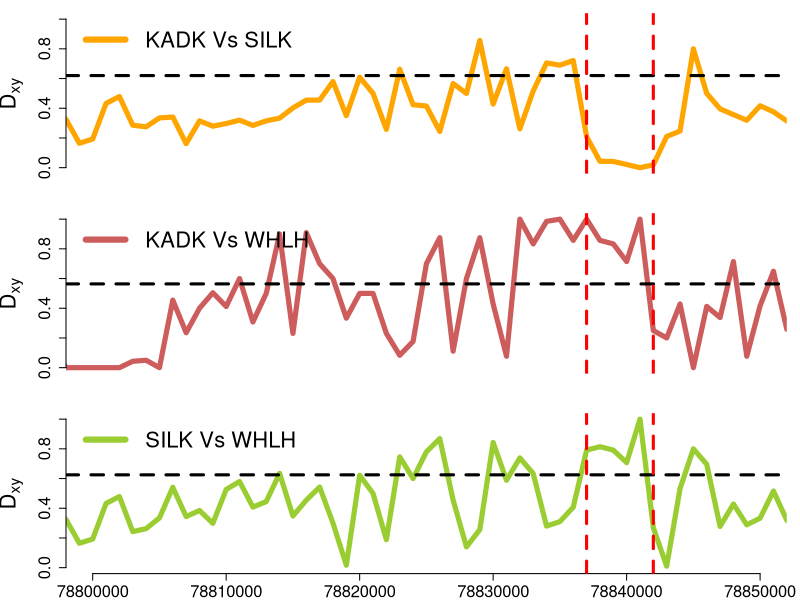
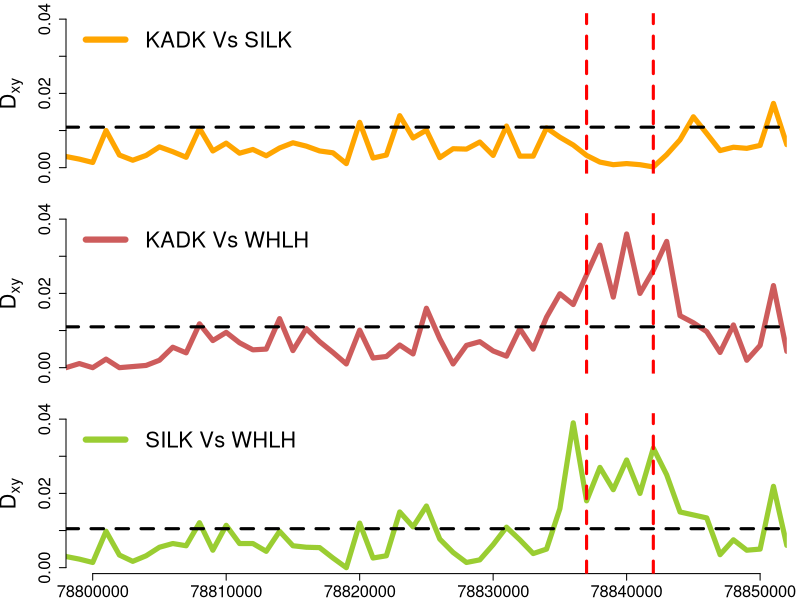
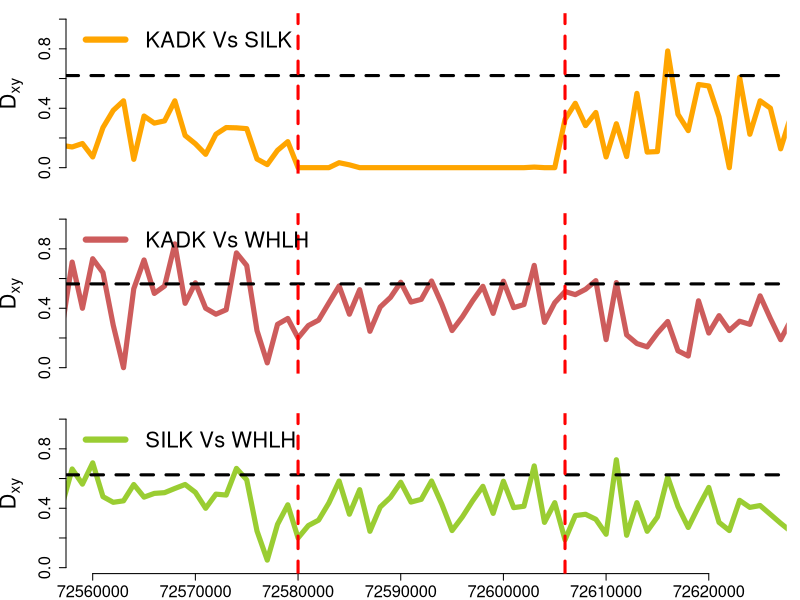
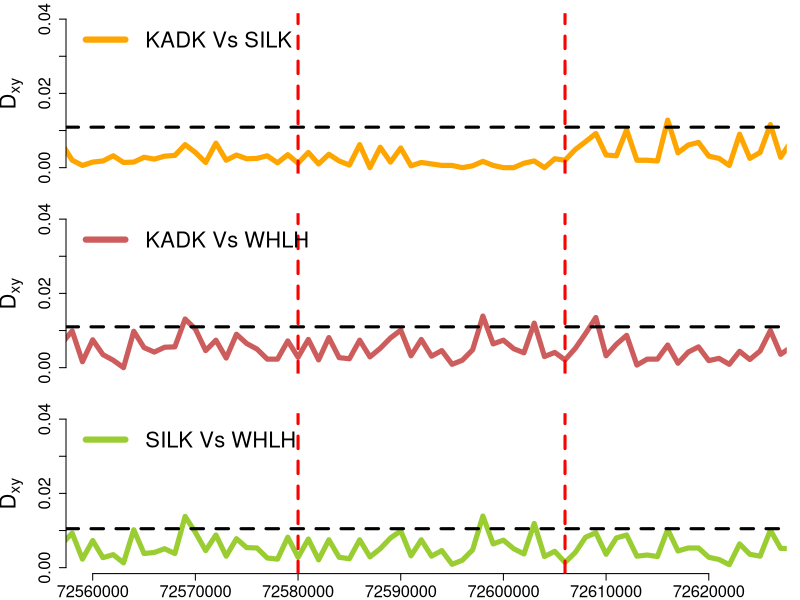

Generate these figures, in order, with R:

I<-read.table("KADK_SILK_WHLH_dxy_1kb_window_variant_sites.txt",header=T)
tiff(file="Dxy_MTAP_variant_site.tiff", res=200,width=4000,height=2000)
scaff<-c("Z")
par(mfrow=c(3,1))
par(mar=c(2,5,1,1))
plot(I$start[I$scaffold==scaff],I$dxy_SILK_KADK[I$scaffold==scaff], type="l",col="orange",ylab=expression("D"[xy]),cex.lab= 2,xlab="",xaxt='n',lwd=5,cex.axis=1.5,font.axis=1,font.lab=2,xlim=c(78800000,78850000),bty="n")
abline(h=0.62,col="black", lwd=3,lty=2)
abline(v=78837000,col="red",lwd = 3, lty = 2) 
abline(v=78842000,col="red",lwd = 3, lty = 2)
legend("topleft",legend=c("KADK Vs SILK"),col=c("orange"),cex=2,lwd=6,horiz=TRUE, bty="n")
par(mar=c(2,5,1,1))
plot(I$start[I$scaffold==scaff],I$dxy_KADK_WHLH[I$scaffold==scaff], type="l",col="indianred",ylab=expression("D"[xy]),cex.lab= 2,xlab="",xaxt='n',lwd=5,cex.axis=1.5,font.axis=1,font.lab=2,xlim=c(78800000,78850000),bty="n")
abline(h=0.5639,col="black", lwd=3,lty=2)
abline(v=78837000,col="red",lwd = 3, lty = 2) 
abline(v=78842000,col="red",lwd = 3, lty = 2)
legend("topleft",legend=c("KADK Vs WHLH"),col=c("indianred"),cex=2,lwd=6,horiz=TRUE, bty="n")
par(mar=c(2,5,1,1))
plot(I$start[I$scaffold==scaff],I$dxy_SILK_WHLH[I$scaffold==scaff], type="l",col="yellowgreen",ylab=expression("D"[xy]),cex.lab= 2,xlab="",lwd=5,cex.axis=1.5,font.axis=1,font.lab=2,xlim=c(78800000,78850000),bty="n")
abline(h=0.625,col="black", lwd=3,lty=2)
abline(v=78837000,col="red",lwd = 3, lty = 2) 
abline(v=78842000,col="red",lwd = 3, lty = 2)
legend("topleft",legend=c("SILK Vs WHLH"),col=c("yellowgreen"),cex=2,lwd=6,horiz=TRUE, bty="n")
dev.off()

######################################################################################################################################

I<-read.table("KADK_SILK_WHLH_dxy_1kb_window_all_sites.txt",header=T)
tiff(file="Dxy_MTAP_allsites.tiff",res=200,width=4000,height=2000)
scaff<-c("Z")
par(mfrow=c(3,1))
par(mar=c(2,5,1,1))
plot(I$start[I$scaffold==scaff],I$dxy_SILK_KADK[I$scaffold==scaff], type="l",col="orange",ylab=expression("D"[xy]),cex.lab= 2,xlab="",xaxt='n',lwd=5,cex.axis=1.5,font.axis=1,font.lab=2,xlim=c(78800000,78850000), ylim=c(0,0.04),bty="n")
abline(h=0.0109,col="black", lwd=3,lty=2)
abline(v=78837000,col="red",lwd = 3, lty = 2) 
abline(v=78842000,col="red",lwd = 3, lty = 2)
legend("topleft",legend=c("KADK Vs SILK"),col=c("orange"),cex=2,lwd=6,horiz=TRUE, bty="n")

par(mar=c(2,5,1,1))
plot(I$start[I$scaffold==scaff],I$dxy_KADK_WHLH[I$scaffold==scaff], type="l",col="indianred",ylab=expression("D"[xy]),cex.lab= 2,xlab="",xaxt='n',lwd=5,cex.axis=1.5,font.axis=1,font.lab=2,xlim=c(78800000,78850000),ylim=c(0,0.04),bty="n")
abline(h=0.011,col="black", lwd=3,lty=2)
abline(v=78837000,col="red",lwd = 3, lty = 2) 
abline(v=78842000,col="red",lwd = 3, lty = 2)
legend("topleft",legend=c("KADK Vs WHLH"),col=c("indianred"),cex=2,lwd=6,horiz=TRUE, bty="n")

par(mar=c(2,5,1,1))
plot(I$start[I$scaffold==scaff],I$dxy_SILK_WHLH[I$scaffold==scaff], type="l",col="yellowgreen",ylab=expression("D"[xy]),cex.lab= 2,xlab="",lwd=5,cex.axis=1.5,font.axis=1,font.lab=2,xlim=c(78800000,78850000),ylim=c(0,0.04),bty="n")
abline(h=0.0105,col="black", lwd=3,lty=2)
abline(v=78837000,col="red",lwd = 3, lty = 2) 
abline(v=78842000,col="red",lwd = 3, lty = 2)
legend("topleft",legend=c("SILK Vs WHLH"),col=c("yellowgreen"),cex=2,lwd=6,horiz=TRUE, bty="n")
dev.off()

################################################################################################################################

I<-read.table("KADK_SILK_WHLH_dxy_1kb_window_variant_sites.txt",header=T)
tiff(file="Dxy_26kb_variant_site.tiff",res=200,width=4000,height=2000)
scaff<-c("Z")
par(mfrow=c(3,1))
par(mar=c(2,5,1,1))
plot(I$start[I$scaffold==scaff],I$dxy_SILK_KADK[I$scaffold==scaff], type="l",col="orange",ylab=expression("D"[xy]),cex.lab= 2,xlab="",xaxt='n',lwd=5,cex.axis=1.5,font.axis=1,font.lab=2,xlim=c(72560000,72625000),bty="n")
abline(h=0.62,col="black", lwd=3,lty=2)
abline(v=72580000,col="red",lwd = 3, lty = 2) 
abline(v=72606000,col="red",lwd = 3, lty = 2)
legend("topleft",legend=c("KADK Vs SILK"),col=c("orange"),cex=2,lwd=6,horiz=TRUE, bty="n")

par(mar=c(2,5,1,1))
plot(I$start[I$scaffold==scaff],I$dxy_KADK_WHLH[I$scaffold==scaff], type="l",col="indianred",ylab=expression("D"[xy]),cex.lab= 2,xlab="",xaxt='n',lwd=5,cex.axis=1.5,font.axis=1,font.lab=2,xlim=c(72560000,72625000),bty="n")
abline(h=0.5639,col="black", lwd=3,lty=2)
abline(v=72580000,col="red",lwd = 3, lty = 2) 
abline(v=72606000,col="red",lwd = 3, lty = 2)
legend("topleft",legend=c("KADK Vs WHLH"),col=c("indianred"),cex=2,lwd=6,horiz=TRUE, bty="n")

par(mar=c(2,5,1,1))
plot(I$start[I$scaffold==scaff],I$dxy_SILK_WHLH[I$scaffold==scaff], type="l",col="yellowgreen",ylab=expression("D"[xy]),cex.lab= 2,xlab="",lwd=5,cex.axis=1.5,font.axis=1,font.lab=2,xlim=c(72560000,72625000),bty="n")
abline(h=0.625,col="black", lwd=3,lty=2)
abline(v=72580000,col="red",lwd = 3, lty = 2) 
abline(v=72606000,col="red",lwd = 3, lty = 2)
legend("topleft",legend=c("SILK Vs WHLH"),col=c("yellowgreen"),cex=2,lwd=6,horiz=TRUE, bty="n")
dev.off()

####################################################################################################################################

I<-read.table("KADK_SILK_WHLH_dxy_1kb_window_all_sites.txt",header=T)
tiff(file="Dxy_26kb_allsites.tiff",res=200,width=4000,height=2000)
scaff<-c("Z")
par(mfrow=c(3,1))
par(mar=c(2,5,1,1))
plot(I$start[I$scaffold==scaff],I$dxy_SILK_KADK[I$scaffold==scaff], type="l",col="orange",ylab=expression("D"[xy]),cex.lab= 2,xlab="",xaxt='n',lwd=5,cex.axis=1.5,font.axis=1,font.lab=2,xlim=c(72560000,72625000), ylim=c(0,0.04),bty="n")
abline(h=0.0109,col="black", lwd=3,lty=2)
abline(v=72580000,col="red",lwd = 3, lty = 2) 
abline(v=72606000,col="red",lwd = 3, lty = 2)
legend("topleft",legend=c("KADK Vs SILK"),col=c("orange"),cex=2,lwd=6,horiz=TRUE, bty="n")

par(mar=c(2,5,1,1))
plot(I$start[I$scaffold==scaff],I$dxy_KADK_WHLH[I$scaffold==scaff], type="l",col="indianred",ylab=expression("D"[xy]),cex.lab= 2,xlab="",xaxt='n',lwd=5,cex.axis=1.5,font.axis=1,font.lab=2,xlim=c(72560000,72625000),ylim=c(0,0.04),bty="n")
abline(h=0.011,col="black", lwd=3,lty=2)
abline(v=72580000,col="red",lwd = 3, lty = 2) 
abline(v=72606000,col="red",lwd = 3, lty = 2)
legend("topleft",legend=c("KADK Vs WHLH"),col=c("indianred"),cex=2,lwd=6,horiz=TRUE, bty="n")
par(mar=c(2,5,1,1))
plot(I$start[I$scaffold==scaff],I$dxy_SILK_WHLH[I$scaffold==scaff], type="l",col="yellowgreen",ylab=expression("D"[xy]),cex.lab= 2,xlab="",lwd=5,cex.axis=1.5,font.axis=1,font.lab=2,xlim=c(72560000,72625000),ylim=c(0,0.04),bty="n")
abline(h=0.0105,col="black", lwd=3,lty=2)
abline(v=72580000,col="red",lwd = 3, lty = 2) 
abline(v=72606000,col="red",lwd = 3, lty = 2)
legend("topleft",legend=c("SILK Vs WHLH"),col=c("yellowgreen"),cex=2,lwd=6,horiz=TRUE, bty="n")
dev.off()
